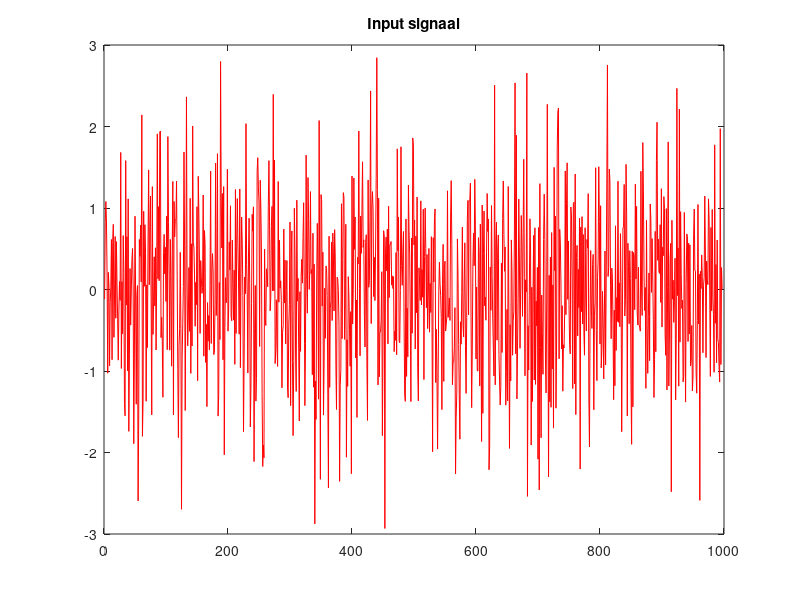

Write the MATLAB code that produced this figure. (Note: this script raises an error after producing the figure.)
clear variables
close all

%%%%%%%%%%%%%%%%%%%%%%%%%%%%%%%%%%%%%%%%%%%%%%%%%%%
% Initialisatie van het probleem. (bepaal input u).
%%%%%%%%%%%%%%%%%%%%%%%%%%%%%%%%%%%%%%%%%%%%%%%%%%%
F = 20;         % Frequentie
Fs = 1000;      % Sample frequentie
T = 1/Fs;       % Sample periode
L = 1000;       % Lengte van signaal
t = (0:L-1)*T;  % Tijdsvector


% White noise
u = randn(1000,1);

% Zero input signal
% u = zeros(1000,1);


% Colored noise
% sigma_u = 0.5;
% u = randn(1000,1);
% u = sigma_u*u;
% [b_butter, a_butter] = butter(4,0.2,'high');
% u = filter(b_butter,a_butter,u);

% Sinus wave
% u = sin(2*pi*F*t');

% Step function
% u = ones(1000,1);
%u(1) = 0;

% Impulse function
% u = zeros(1000,1);
% u(1) = 1;

index = u<=3;
u = u(index);
index = u>=-3;
u = u(index);

% Plot input signal
figure();
plot(u,'r');
title('Input signaal');
hold off

%%%%%%%%%%%%%%%%%%%%%%%%%%%%%%%%%%%%%%%%%%%%%%%%%%%
% Experiment + output (y);
%%%%%%%%%%%%%%%%%%%%%%%%%%%%%%%%%%%%%%%%%%%%%%%%%%%
y = exercise2(u);
%poly = spline(u,y);

% figure()
plot(y,'r');
title('Output signaal');
%%%%%%%%%%%%%%%%%%%%%%%%%%%%%%%%%%%%%%%%%%%%%%%%%%%
% Preprocessing
%%%%%%%%%%%%%%%%%%%%%%%%%%%%%%%%%%%%%%%%%%%%%%%%%%%
% Preprocessing stap 1: Verwijderen pieken).
y1 = pkshave(y, [25,35], 1);

% Preprocessing stap 3: Laagdoorlaat filter om hoogfrequente ruis
% te elimineren.
b = ones(1,2)/2;
y2 = filtfilt(b,1,y1);

% Preprocessing stap 2: Verwijderen van trends.
y = detrend(y2);

% Bekijk de kwaliteit in mate van standaarddeviatie
arx_std = std(y)/std(u);

figure()
plot(y1,'b');
hold on
plot(y,'r');
legend('pkshave','detrend');
title('Output signaal, gedetrend en pkshaved');


%%%%%%%%%%%%%%%%%%%%%%%%%%%%%%%%%%%%%%%%%%%%%%%%%%%
% Identificeren van model
%%%%%%%%%%%%%%%%%%%%%%%%%%%%%%%%%%%%%%%%%%%%%%%%%%%
% FFT 
Y = fft(y);
P2 = abs(Y/L);
P1 = P2(1:L/2+1);
P1(2:end-1) = 2*P1(2:end-1);
f = Fs*(0:(L/2))/L;

% Plot figure
figure
plot(f,P1)
title('Single-Sided Amplitude Spectrum of X(t)')
xlabel('f (Hz)')
ylabel('|P1(f)|')
xlim([0 100]);
hold off

% Verschillende modellen
sysarx = arx_model(u,y);
sysarmax = armax_model(u,y);
sysoe = oe_model(u,y);
sysbj = bj_model(u,y);

%%%%%%%%%%%%%%%%%%%%%%%%%%%%%%%%%%%%%%%%%%%%%%%%%%%
% Valideren van model
%%%%%%%%%%%%%%%%%%%%%%%%%%%%%%%%%%%%%%%%%%%%%%%%%%%

% Simulatie en Predictie van het model, wanneer de timehorizon 1 is, gaat
% het over een predictie, als er geen tijdshorizon is meegegeven over een
% simulatie.

opt = compareOptions('InitialCondition','e');
figure
compare([y u],sysarx,1,opt);
figure
compare([y u],sysarx, opt);
figure
compare([y u],sysarmax,1,opt);
figure
compare([y u],sysarmax, opt);
figure
compare([y u],sysoe,1,opt);
figure
compare([y u],sysoe, opt);
figure
compare([y u],sysbj,1,opt);
figure
compare([y u],sysbj, opt);

% Residual analyses
figure()
data = iddata(y,u,1);
resid(data,sysarx,'rx',sysarmax, 'gx',sysoe,'bx',sysbj, 'yx');

figure()
data2 = fft(data);
resid(data2,sysarx,'rx',sysarmax, 'gx',sysoe,'bx',sysbj, 'yx');

save real_problem;
